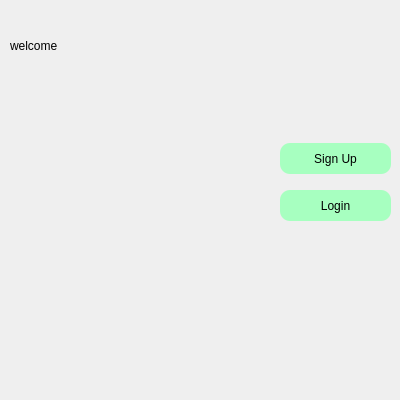
<?xml version="1.0" encoding="UTF-8"?>
<ui version="4.0">
 <class>menu</class>
 <widget class="QWidget" name="menu">
  <property name="geometry">
   <rect>
    <x>0</x>
    <y>0</y>
    <width>400</width>
    <height>400</height>
   </rect>
  </property>
  <property name="minimumSize">
   <size>
    <width>400</width>
    <height>400</height>
   </size>
  </property>
  <property name="maximumSize">
   <size>
    <width>400</width>
    <height>400</height>
   </size>
  </property>
  <property name="windowTitle">
   <string>Form</string>
  </property>
  <widget class="QLabel" name="label">
   <property name="geometry">
    <rect>
     <x>0</x>
     <y>0</y>
     <width>400</width>
     <height>400</height>
    </rect>
   </property>
   <property name="minimumSize">
    <size>
     <width>400</width>
     <height>400</height>
    </size>
   </property>
   <property name="maximumSize">
    <size>
     <width>400</width>
     <height>400</height>
    </size>
   </property>
   <property name="styleSheet">
    <string notr="true">border-image: url(:/pic/pic.jpg);</string>
   </property>
   <property name="text">
    <string/>
   </property>
  </widget>
  <widget class="QLabel" name="label_2">
   <property name="geometry">
    <rect>
     <x>10</x>
     <y>20</y>
     <width>241</width>
     <height>51</height>
    </rect>
   </property>
   <property name="styleSheet">
    <string notr="true">color: rgb(0, 0, 0);
border-rAdius:10px;
font: 48pt &quot;Cookie&quot;;</string>
   </property>
   <property name="text">
    <string>welcome</string>
   </property>
  </widget>
  <widget class="QPushButton" name="pushButton">
   <property name="geometry">
    <rect>
     <x>280</x>
     <y>143</y>
     <width>111</width>
     <height>31</height>
    </rect>
   </property>
   <property name="styleSheet">
    <string notr="true">color: rgb(0, 0, 0);
background-color: rgb(167, 255, 192);

border-rAdius:10px;
font: 18pt &quot;Courgette&quot;;</string>
   </property>
   <property name="text">
    <string>Sign Up</string>
   </property>
  </widget>
  <widget class="QPushButton" name="pushButton_2">
   <property name="geometry">
    <rect>
     <x>280</x>
     <y>190</y>
     <width>111</width>
     <height>31</height>
    </rect>
   </property>
   <property name="styleSheet">
    <string notr="true">color: rgb(0, 0, 0);
background-color: rgb(167, 255, 192);

border-rAdius:10px;
font: 18pt &quot;Courgette&quot;;</string>
   </property>
   <property name="text">
    <string>Login</string>
   </property>
  </widget>
 </widget>
 <resources/>
 <connections/>
</ui>
